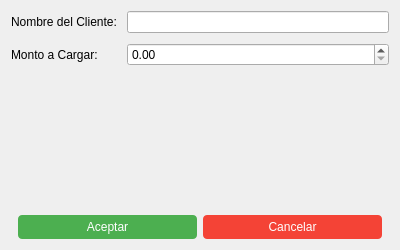
<?xml version="1.0" encoding="UTF-8"?>
<ui version="4.0">
 <class>BalanceHandlerDialog</class>
 <widget class="QDialog" name="BalanceHandlerDialog">
  <property name="geometry">
   <rect>
    <x>0</x>
    <y>0</y>
    <width>400</width>
    <height>250</height>
   </rect>
  </property>
  <property name="windowTitle">
   <string>Cargar Balance del Cliente</string>
  </property>
  <layout class="QVBoxLayout" name="verticalLayout">
   <item>
    <layout class="QFormLayout" name="formLayout">
     <property name="spacing">
      <number>10</number>
     </property>
     <item row="0" column="0">
      <widget class="QLabel" name="clientNameLabel">
       <property name="text">
        <string>Nombre del Cliente:</string>
       </property>
      </widget>
     </item>
     <item row="0" column="1">
      <widget class="QLineEdit" name="clientNameLineEdit"/>
     </item>
     <item row="1" column="0">
      <widget class="QLabel" name="amountLabel">
       <property name="text">
        <string>Monto a Cargar:</string>
       </property>
      </widget>
     </item>
     <item row="1" column="1">
      <widget class="QDoubleSpinBox" name="amountSpinBox">
       <property name="minimum">
        <double>0.00</double>
       </property>
       <property name="maximum">
        <double>1000000.00</double>
       </property>
       <property name="decimals">
        <number>2</number>
       </property>
       <property name="value">
        <double>0.00</double>
       </property>
      </widget>
     </item>
    </layout>
   </item>
   <item>
    <layout class="QHBoxLayout" name="buttonLayout">
     <item>
      <spacer name="horizontalSpacer">
       <property name="orientation">
        <enum>Qt::Horizontal</enum>
       </property>
       <property name="sizeType">
        <enum>QSizePolicy::Expanding</enum>
       </property>
      </spacer>
     </item>
     <item>
      <widget class="QPushButton" name="acceptButton">
       <property name="text">
        <string>Aceptar</string>
       </property>
       <property name="styleSheet">
        <string>background-color: #4CAF50; color: white; padding: 5px; border-radius: 4px;</string>
       </property>
      </widget>
     </item>
     <item>
      <widget class="QPushButton" name="cancelButton">
       <property name="text">
        <string>Cancelar</string>
       </property>
       <property name="styleSheet">
        <string>background-color: #f44336; color: white; padding: 5px; border-radius: 4px;</string>
       </property>
      </widget>
     </item>
     <item>
      <spacer name="horizontalSpacer_2">
       <property name="orientation">
        <enum>Qt::Horizontal</enum>
       </property>
       <property name="sizeType">
        <enum>QSizePolicy::Expanding</enum>
       </property>
      </spacer>
     </item>
    </layout>
   </item>
  </layout>
 </widget>
 <resources/>
 <connections/>
</ui>
